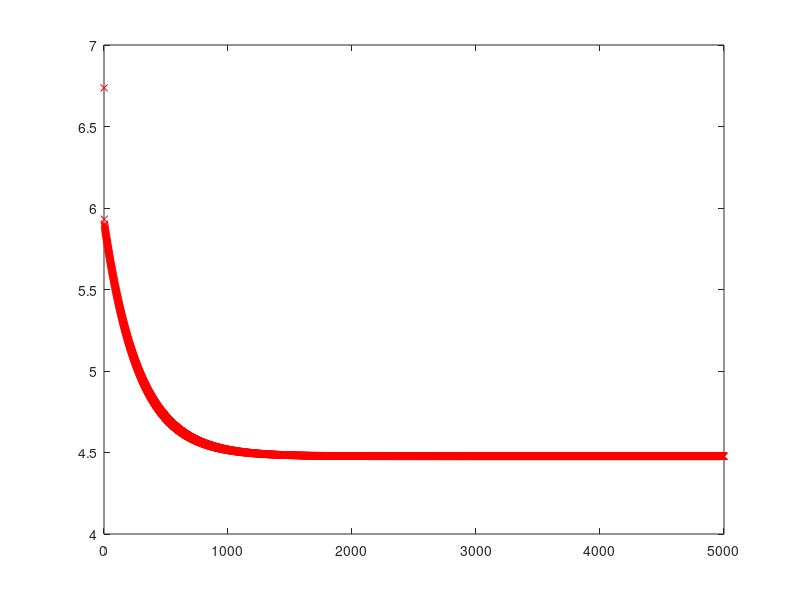

MATLAB code to generate this figure:
% data = load('ex1data1.txt');
% Z=[1 2; 3 4; 5 6];
% X = [3.*ones(3,3)];
%
% fprintf('x values: \n');
% fprintf('%f \n', data(:,1));
%
% printf("y matrix: \n");
% fprintf('%f \n', y);
% y=Z[:,1]
%
%
% Create new matrix
% for i = 1:10;
%    for j = 1:2;
% 	  test(i,j) = i*10 +j*5;
%    end
% end
%
% 	x=test(:,1);
% 	y=test(:,2);
%
% 	printf("x \n");
% 	fprintf('%f \n', x);
%
% 	plot(x, y, 'rx', 'MarkerSize', 5);

data = load('itCanBeDone.txt');
x=data(:,1);
y=data(:,2);
% printf('y \n');
% fprintf('%f', y);

plot(x, y, 'rx', 'MarkerSize', 5)
